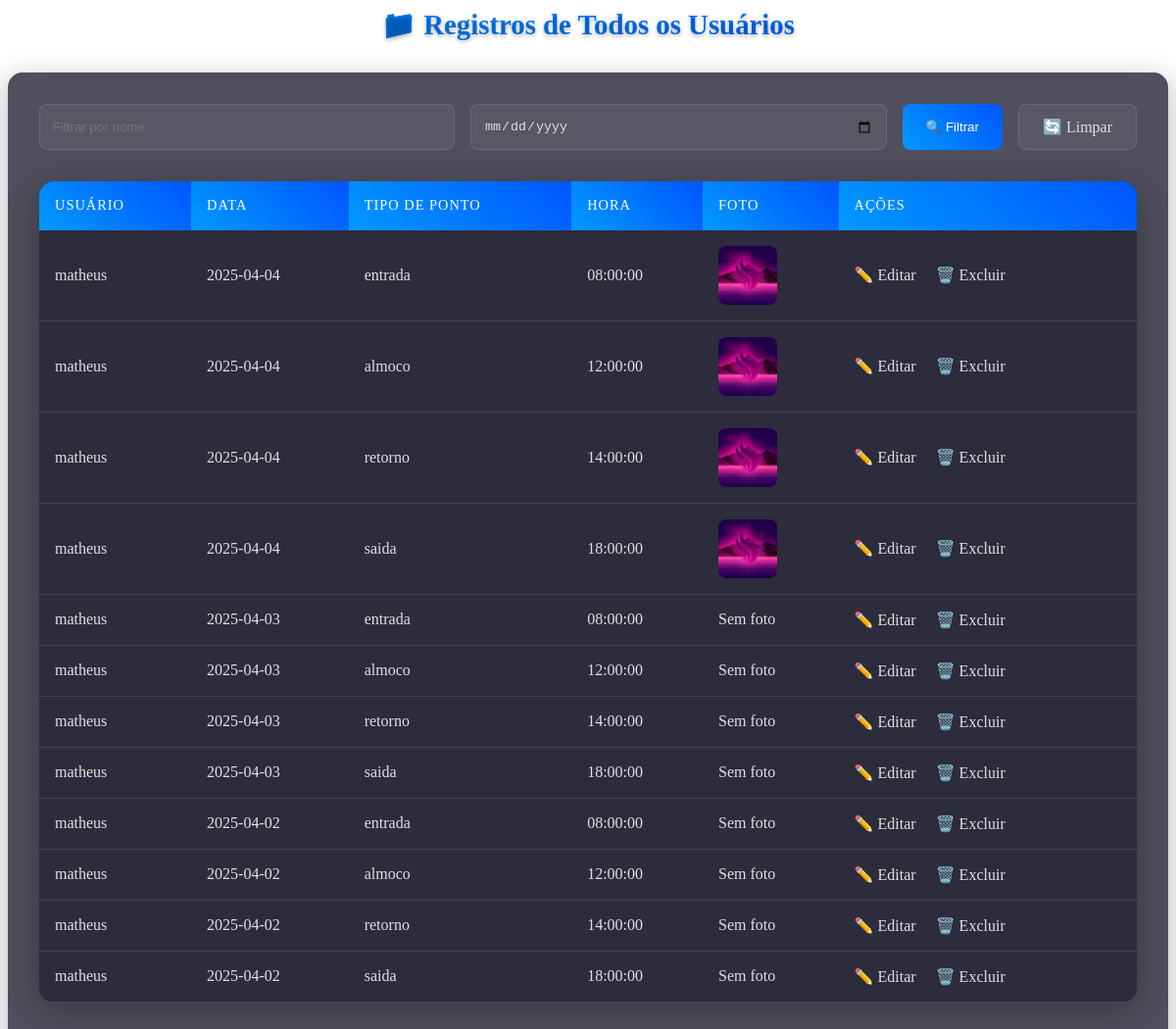
Screenshot of /admin/guias/todos-registros.php with the database file from the repository.
### tables this page shows
CREATE TABLE `registro_ponto` (
  `id` int(11) NOT NULL,
  `nome` varchar(100) NOT NULL,
  `data` date NOT NULL,
  `tipo_ponto` varchar(50) NOT NULL,
  `hora` time NOT NULL,
  `foto` varchar(255) DEFAULT NULL,
  `usuario_id` int(11) NOT NULL
);

CREATE TABLE `usuarios` (
  `id` int(11) NOT NULL,
  `email` varchar(255) NOT NULL,
  `senha` varchar(255) NOT NULL,
  `nome` varchar(255) NOT NULL,
  `foto` varchar(255) DEFAULT NULL,
  `ativo` tinyint(1) DEFAULT 1,
  `tipo` enum('admin','admin2','usuario') NOT NULL DEFAULT 'usuario',
  `nivel_acesso` varchar(20) DEFAULT 'usuario',
  `ultimo_login` datetime DEFAULT NULL,
  `carga_mensal` int(11) DEFAULT 240,
  `carga_mensal_minutos` int(11) DEFAULT 2400
);

### admin/guias/todos-registros.php (the view, shortened to what this page needs)
<?php
require_once '../conexao.php';
$nome = $_GET['nome'] ?? '';
$data = $_GET['data'] ?? '';
$sql = "SELECT r.*, u.nome AS nome_usuario
        FROM registro_ponto r
        JOIN usuarios u ON u.id = r.usuario_id
        WHERE 1";
$sql .= " ORDER BY r.data DESC, r.hora ASC";
$stmt = $conn->prepare($sql);
$stmt->execute();
$resultado = $stmt->get_result();
?>
<h2>📁 Registros de Todos os Usuários</h2>
<div class="container">
    <form method="GET" class="filtro-form">
        <input type="text" name="nome" placeholder="Filtrar por nome" value="<?= htmlspecialchars($nome) ?>">
        <input type="date" name="data" value="<?= htmlspecialchars($data) ?>">
        <button type="submit">🔍 Filtrar</button>
        <a href="painel.php?guia=todos-registros">🔄 Limpar</a>
    </form>
    <table>
        <thead>
            <tr>
                <th>Usuário</th>
                <th>Data</th>
                <th>Tipo de Ponto</th>
                <th>Hora</th>
                <th>Foto</th>
                <th>Ações</th>
            </tr>
        </thead>
        <tbody>
            <?php if ($resultado->num_rows > 0): ?>
                <?php while ($r = $resultado->fetch_assoc()): ?>
                    <tr>
                        <td><?= htmlspecialchars($r['nome_usuario']) ?></td>
                        <td><?= htmlspecialchars($r['data']) ?></td>
                        <td><?= htmlspecialchars($r['tipo_ponto']) ?></td>
                        <td><?= htmlspecialchars($r['hora']) ?></td>
                        <td>
                            <?php if ($r['foto']): ?>
                                <img src="../uploads/<?= htmlspecialchars($r['foto']) ?>" alt="Foto" class="foto-thumb" onclick="verImagem(this.src)">
                            <?php else: ?>
                                Sem foto
                            <?php endif; ?>
                        </td>
                        <td>
                            <a href="../../editar-registro.php?id=<?= $r['id'] ?>" class="acao-link">✏️ Editar</a>
                            <a href="../../excluir-registro.php?id=<?= $r['id'] ?>" class="acao-link" onclick="return confirm('Tem certeza que deseja excluir?')">🗑️ Excluir</a>
                        </td>
                    </tr>
                <?php endwhile; ?>
            <?php else: ?>
                <tr><td colspan="6">Nenhum registro encontrado.</td></tr>
            <?php endif; ?>
        </tbody>
    </table>
</div>

### admin/guias/todos-registros.php (style rules this page uses)
.container { background: var(--card-bg); border-radius: 15px; padding: 2rem; margin: 2rem 0; box-shadow: var(--card-shadow); }
h2 { color: var(--primary-color); font-size: 1.8rem; margin-bottom: 2rem; text-align: center; background: var(--gradient-primary); -webkit-background-clip: text; -webkit-text-fill-color: transparent; text-shadow: 0 2px 4px rgba(0, 0, 0, 0.3); }
.filtro-form { display: flex; gap: 1rem; margin-bottom: 2rem; flex-wrap: wrap; }
.filtro-form input { padding: 0.8rem; border-radius: 8px; border: 1px solid var(--glass-border); background: var(--glass-bg); color: var(--text-color); flex: 1; min-width: 200px; }
.filtro-form button, .filtro-form a { padding: 0.8rem 1.5rem; border-radius: 8px; border: none; cursor: pointer; transition: var(--transition); text-decoration: none; text-align: center; }
.filtro-form button { background: var(--gradient-primary); color: white; }
.filtro-form a { background: var(--glass-bg); color: var(--text-color); border: 1px solid var(--glass-border); }
table { width: 100%; border-collapse: separate; border-spacing: 0; margin: 2rem 0; background: var(--card-bg); border-radius: 15px; overflow: hidden; box-shadow: var(--card-shadow); }
th, td { padding: 1rem; text-align: left; border-bottom: 1px solid var(--glass-border); }
th { background: var(--gradient-primary); color: white; font-weight: 500; text-transform: uppercase; font-size: 0.9rem; letter-spacing: 1px; }
td { color: var(--text-color); }
.foto-thumb { width: 60px; height: 60px; object-fit: cover; border-radius: 8px; cursor: pointer; transition: var(--transition); }
.acao-link { color: var(--text-color); text-decoration: none; margin-right: 1rem; transition: var(--transition); }

### rows the page displays
registro_ponto: usuario.nome "matheus", data "2025-04-04", tipo_ponto "entrada", hora "08:00:00", foto (picture)
registro_ponto: usuario.nome "matheus", data "2025-04-04", tipo_ponto "almoco", hora "12:00:00", foto (picture)
registro_ponto: usuario.nome "matheus", data "2025-04-04", tipo_ponto "retorno", hora "14:00:00", foto (picture)
registro_ponto: usuario.nome "matheus", data "2025-04-04", tipo_ponto "saida", hora "18:00:00", foto (picture)
registro_ponto: usuario.nome "matheus", data "2025-04-03", tipo_ponto "entrada", hora "08:00:00", shows "Sem foto"
registro_ponto: usuario.nome "matheus", data "2025-04-03", tipo_ponto "almoco", hora "12:00:00", shows "Sem foto"
registro_ponto: usuario.nome "matheus", data "2025-04-03", tipo_ponto "retorno", hora "14:00:00", shows "Sem foto"
registro_ponto: usuario.nome "matheus", data "2025-04-03", tipo_ponto "saida", hora "18:00:00", shows "Sem foto"
registro_ponto: usuario.nome "matheus", data "2025-04-02", tipo_ponto "entrada", hora "08:00:00", shows "Sem foto"
registro_ponto: usuario.nome "matheus", data "2025-04-02", tipo_ponto "almoco", hora "12:00:00", shows "Sem foto"
registro_ponto: usuario.nome "matheus", data "2025-04-02", tipo_ponto "retorno", hora "14:00:00", shows "Sem foto"
registro_ponto: usuario.nome "matheus", data "2025-04-02", tipo_ponto "saida", hora "18:00:00", shows "Sem foto"
